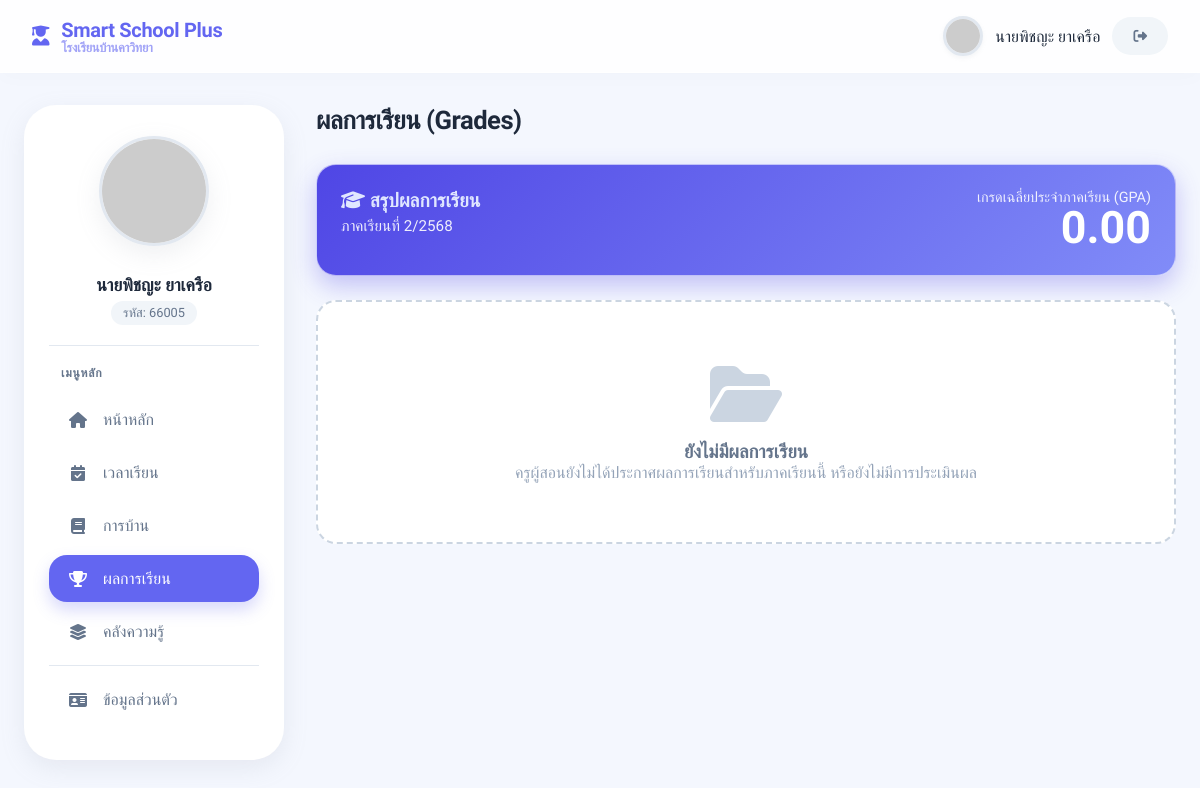
The app's page /grade_student.php (signed in) with its own data.
### tables this page shows
CREATE TABLE `schools` (
  `school_id` int(6) UNSIGNED NOT NULL,
  `school_name` varchar(150) NOT NULL,
  `education_level` enum('ประถมศึกษา','ขยายโอกาส','มัธยมศึกษา') NOT NULL,
  `created_at` timestamp NOT NULL DEFAULT current_timestamp()
);

CREATE TABLE `users` (
  `user_id` int(6) UNSIGNED NOT NULL,
  `school_id` int(6) DEFAULT 0,
  `username` varchar(50) NOT NULL,
  `password` varchar(255) NOT NULL,
  `full_name` varchar(100) NOT NULL,
  `role` enum('superadmin','admin','teacher','student') NOT NULL,
  `student_number` int(11) NOT NULL DEFAULT 0,
  `student_code` varchar(20) DEFAULT NULL,
  `class_level` varchar(50) DEFAULT NULL,
  `room_number` varchar(50) DEFAULT NULL,
  `position` varchar(100) DEFAULT NULL,
  `profile_img` varchar(255) DEFAULT 'default_avatar.png',
  `created_at` timestamp NOT NULL DEFAULT current_timestamp(),
  `subjects_taught` text DEFAULT NULL COMMENT 'เก็บเป็น JSON หรือ Text',
  `profile_frame` varchar(50) DEFAULT 'frame-0'
);

CREATE TABLE `academic_years` (
  `year_id` int(6) UNSIGNED NOT NULL,
  `school_id` int(6) NOT NULL,
  `year_name` varchar(4) NOT NULL COMMENT 'เช่น 2567',
  `term` varchar(1) NOT NULL COMMENT 'เช่น 1 หรือ 2',
  `total_sessions` int(11) NOT NULL DEFAULT 20,
  `is_active` tinyint(1) DEFAULT 0 COMMENT '1=เทอมปัจจุบัน',
  `created_at` timestamp NOT NULL DEFAULT current_timestamp()
);

### grade_student.php (the view, shortened to what this page needs)
<?php
require_once 'db_connect.php';
$user_id = $_SESSION['user_id'];
$school_id = $_SESSION['school_id'];
$school_row = $conn->query("SELECT school_name FROM schools WHERE school_id = $school_id")->fetch_assoc();
$school_name = $school_row['school_name'];
$student = $conn->query("SELECT * FROM users WHERE user_id = $user_id")->fetch_assoc();
$img_src = $student['profile_img'];
if(strpos($img_src, 'http') === false && $img_src != 'default_avatar.png' && !file_exists("uploads/".$img_src)){
   $img_src = 'https://api.dicebear.com/7.x/avataaars/svg?seed=Felix';
} elseif(strpos($img_src, 'http') === false && $img_src != 'default_avatar.png') {
   $img_src = "uploads/" . $img_src;
} elseif ($img_src == 'default_avatar.png') {
   $img_src = 'https://api.dicebear.com/7.x/avataaars/svg?seed=' . $student['username'];
}
?>
<!DOCTYPE html>
<html lang="th">
<head>
    <link rel="stylesheet" href="style_theme.css?v=<?php echo time(); ?>">
    <link rel="stylesheet" href="style_dashboard.css?v=<?php echo time(); ?>">
    <link rel="stylesheet" href="https://cdnjs.cloudflare.com/ajax/libs/font-awesome/6.4.0/css/all.min.css">
</head>
<body>
    <nav class="navbar">
        <div class="brand">
            <i class="fa-solid fa-user-graduate"></i>
            <div>Smart School Plus <span style="font-size:0.8rem; opacity:0.6; display:block; line-height:1;"><?php echo $school_name; ?></span></div>
        </div>
        <div class="user-info">
            <img src="<?php echo $img_src; ?>" class="profile-img-nav <?php echo $student['profile_frame']; ?>">
            <span><?php echo $student['full_name']; ?></span>
            <a href="logout.php" class="btn-logout"><i class="fa-solid fa-right-from-bracket"></i></a>
        </div>
    </nav>
    <div class="dashboard-container">
        <aside class="sidebar">
            <div style="text-align:center; padding-bottom:20px; margin-bottom:20px; border-bottom:1px solid var(--border-color);">
                <img src="<?php echo $img_src; ?>" class="profile-img-large <?php echo $student['profile_frame']; ?>">
                <h4 style="margin-top:10px; font-size:1.1rem;"><?php echo $student['full_name']; ?></h4>
                <div style="background:#f1f5f9; color:#64748b; padding:4px 12px; border-radius:20px; display:inline-block; font-size:0.8rem; margin-top:5px;">
                    รหัส: <?php echo $student['student_code']; ?>
                </div>
            </div>
            <h3>เมนูหลัก</h3>
            <a href="dashboard_student.php?tab=home" class="menu-item"><i class="fa-solid fa-house"></i> หน้าหลัก</a>
            <a href="dashboard_student.php?tab=attendance" class="menu-item"><i class="fa-solid fa-calendar-check"></i> เวลาเรียน</a>
            <a href="homework_student.php" class="menu-item"><i class="fa-solid fa-book"></i> การบ้าน</a>
            <a href="grade_student.php" class="menu-item active"><i class="fa-solid fa-trophy"></i> ผลการเรียน</a>
            <a href="dashboard_student.php?tab=media" class="menu-item"><i class="fa-solid fa-layer-group"></i> คลังความรู้</a>
            <div style="height:1px; background:var(--border-color); margin:10px 0;"></div>
            <a href="dashboard_student.php?tab=profile" class="menu-item"><i class="fa-solid fa-id-card"></i> ข้อมูลส่วนตัว</a>
        </aside>
        <main class="content-area">
            <div class="page-header"><h2 class="page-title">ผลการเรียน (Grades)</h2></div>
            <?php
            $ay_q = $conn->query("SELECT year_id, year_name, term FROM academic_years WHERE school_id = $school_id AND is_active = 1");
            $active_year = $ay_q->fetch_assoc();
            $term_text = $active_year ? "ภาคเรียนที่ {$active_year['term']}/{$active_year['year_name']}" : "ยังไม่ตั้งค่าปีการศึกษา";
            $total_grade_points = 0;
            $subject_count = 0;
            $grades_data = [];
            $gpa = $subject_count > 0 ? number_format($total_grade_points / $subject_count, 2) : '0.00';
            ?>
            <div class="card-form" style="background: linear-gradient(135deg, #4f46e5, #818cf8); color: white; margin-bottom: 24px; padding: 24px; border-radius: 20px; display: flex; justify-content: space-between; align-items: center; flex-wrap: wrap; gap: 15px; box-shadow: 0 10px 25px rgba(79, 70, 229, 0.3);">
                <div>
                    <h3 style="margin: 0; font-size: 1.2rem; color: #e0e7ff; font-family: 'Prompt', sans-serif;"><i class="fa-solid fa-graduation-cap"></i> สรุปผลการเรียน</h3>
                    <p style="margin: 5px 0 15px 0; font-size: 0.95rem; opacity: 0.9;"><?php echo $term_text; ?></p>
                </div>
                <div style="text-align: right;">
                    <div style="font-size: 0.9rem; opacity: 0.9;">เกรดเฉลี่ยประจำภาคเรียน (GPA)</div>
                    <div style="font-size: 2.8rem; font-weight: bold; line-height: 1; font-family: 'Prompt', sans-serif;"><?php echo $gpa; ?></div>
                </div>
            </div>
            <?php if (empty($grades_data)): ?>
                <div style="text-align:center; padding:60px 20px; background:white; border-radius:20px; border:2px dashed #cbd5e1;">
                    <i class="fa-solid fa-folder-open" style="font-size:4rem; color:#cbd5e1; margin-bottom:15px;"></i>
                    <h3 style="color:#64748b;">ยังไม่มีผลการเรียน</h3>
                    <p style="color:#94a3b8;">ครูผู้สอนยังไม่ได้ประกาศผลการเรียนสำหรับภาคเรียนนี้ หรือยังไม่มีการประเมินผล</p>
                </div>
            <?php endif; ?>
        </main>
    </div>
</body>
</html>

### style_theme.css (style rules this page uses)
:root { --primary-color: #6366f1; --primary-hover: #4f46e5; --primary-light: #e0e7ff; --secondary-bg: #ffffff; --bg-app: #f4f7fe; --border-color: #e2e8f0; --text-main: #1e293b; --text-secondary: #64748b; --success: #10b981; --success-bg: #d1fae5; --warning: #f59e0b; --warning-bg: #fef3c7; --danger: #ef4444; --danger-bg: #fee2e2; --info: #0ea5e9; --info-bg: #e0f2fe; --shadow-xs: 0 2px 4px rgba(149, 157, 165, 0.1); --shadow-sm: 0 8px 24px rgba(149, 157, 165, 0.15); --shadow-hover: 0 12px 32px rgba(149, 157, 165, 0.2); --radius-md: 16px; --radius-lg: 24px; --radius-xl: 32px; --safe-top: env(safe-area-inset-top, 20px); --safe-bottom: env(safe-area-inset-bottom, 20px); }
* { margin: 0; padding: 0; box-sizing: border-box; font-family: 'Sarabun', sans-serif; -webkit-tap-highlight-color: transparent; -webkit-overflow-scrolling: touch; }
h1, h2, h3, h4, h5, h6, .btn-login { font-family: 'Prompt', sans-serif; }
html { scroll-behavior: smooth; }
body { min-height: 100vh; display: flex; justify-content: center; align-items: center; background-color: var(--bg-app); color: var(--text-main); overflow-y: auto; overflow-x: hidden; }

### style_dashboard.css (style rules this page uses)
body { display: block; background: var(--bg-app); height: auto; min-height: 100vh; padding-bottom: 80px; overflow-y: auto; overflow-x: hidden; -webkit-overflow-scrolling: touch; }
.navbar { background: rgba(255, 255, 255, 0.85); backdrop-filter: blur(12px); -webkit-backdrop-filter: blur(12px); padding: 16px 32px; padding-top: max(16px, var(--safe-top)); display: flex; justify-content: space-between; align-items: center; border-bottom: 1px solid rgba(255, 255, 255, 0.5); box-shadow: 0 4px 20px rgba(0, 0, 0, 0.02); position: sticky; top: 0; z-index: 100; }
.navbar .brand { font-size: 1.25rem; font-weight: 700; color: var(--primary-color); display: flex; align-items: center; gap: 12px; letter-spacing: -0.3px; }
.navbar .user-info { display: flex; align-items: center; gap: 12px; }
.btn-logout { background: #f1f5f9; color: var(--text-secondary); padding: 10px 20px; border-radius: 50px; text-decoration: none; transition: all 0.2s ease; font-size: 0.85rem; font-weight: 600; border: 1px solid transparent; }
.dashboard-container { display: flex; max-width: 1440px; margin: 0 auto; padding: 32px 24px; gap: 32px; align-items: flex-start; }
.sidebar { width: 260px; background: var(--secondary-bg); padding: 30px 24px; border-radius: var(--radius-xl); box-shadow: var(--shadow-sm); border: 1px solid rgba(255, 255, 255, 0.8); position: sticky; top: 100px; flex-shrink: 0; max-height: calc(100vh - 120px); overflow-y: auto; -webkit-overflow-scrolling: touch; }
.sidebar h3 { font-size: 0.75rem; text-transform: uppercase; color: var(--text-secondary); margin-bottom: 16px; letter-spacing: 0.8px; font-weight: 700; padding-left: 12px; }
.menu-item { display: flex; align-items: center; padding: 14px 18px; margin-bottom: 6px; color: var(--text-secondary); text-decoration: none; border-radius: 18px; transition: all 0.3s ease; font-weight: 500; gap: 14px; }
.menu-item i { width: 22px; text-align: center; color: var(--text-secondary); transition: all 0.3s ease; }
.menu-item.active { background: var(--primary-color); color: white; box-shadow: 0 8px 16px rgba(99, 102, 241, 0.25); }
.menu-item.active i { color: white; }
.content-area { flex: 1; min-width: 0; }
.page-header { margin-bottom: 28px; display: flex; align-items: center; justify-content: space-between; }
.page-title { font-size: 1.6rem; color: var(--text-main); font-weight: 700; letter-spacing: -0.5px; }
.card-form { background: var(--secondary-bg); padding: 32px; border-radius: var(--radius-xl); box-shadow: var(--shadow-sm); border: 1px solid rgba(255, 255, 255, 0.6); margin-bottom: 28px; }
.profile-img-nav { width: 40px; height: 40px; border-radius: 50%; object-fit: cover; border: 2px solid white; box-shadow: var(--shadow-xs); }
.profile-img-large { width: 110px; height: 110px; border-radius: 50%; object-fit: cover; margin-bottom: 15px; border: 4px solid var(--secondary-bg); box-shadow: var(--shadow-sm); max-width: 100%; }
.frame-0 { border: 3px solid #e2e8f0; }

### records on screen
schools: school_name "โรงเรียนบ้านคาวิทยา"
users: full_name "นายพิชญะ ยาเครือ", student_code "66005"
academic_years: term_text "ภาคเรียนที่ 2/2568"

### other values on screen
$gpa "0.00"
